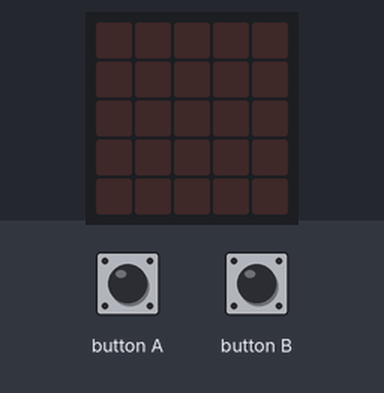
The program below on a simulated BBC micro:bit (MakeCode). Parts: the board's 5×5 LED display. The inputs (shaded band) are chosen by the test bench.

Above: at 1.2 s.
1.3 s: button A pressed for 0.15 s
At 2.0 s:
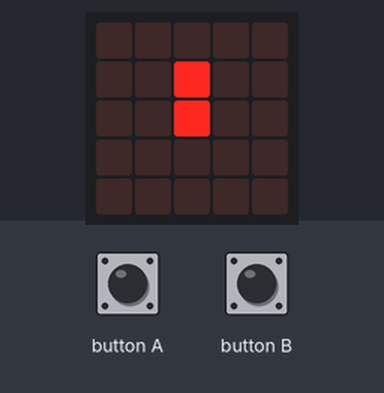
2.9 s: button B pressed for 0.15 s
At 4.4 s:
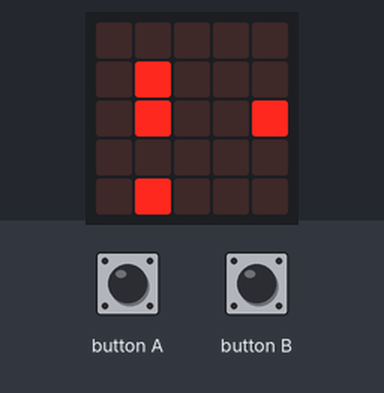
Timing chart, 0 to 5.9 s (numbered marks = the images above; inputs shaded):
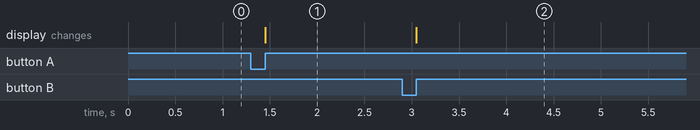

Measured:
- after the input at 1.3 s, the display: changes after 0.15 s (image 1)
- after the input at 2.9 s, the display: changes after 0.15 s (image 2)

The program:

main.ts
```typescript
input.onButtonPressed(Button.A, function () {
    basic.showLeds(`
        . . . . .
        . . # . .
        . . # . .
        . . . . .
        . . . . .
        `)
})
input.onButtonPressed(Button.B, function () {
    basic.showLeds(`
        . . . . .
        . # . . .
        . # . . #
        . . . . .
        . # . . .
        `)
})
```

test.ts
```typescript
// Hier kann man Tests durchführen; diese Datei wird nicht kompiliert, wenn dieses Paket als Erweiterung verwendet wird.
```
